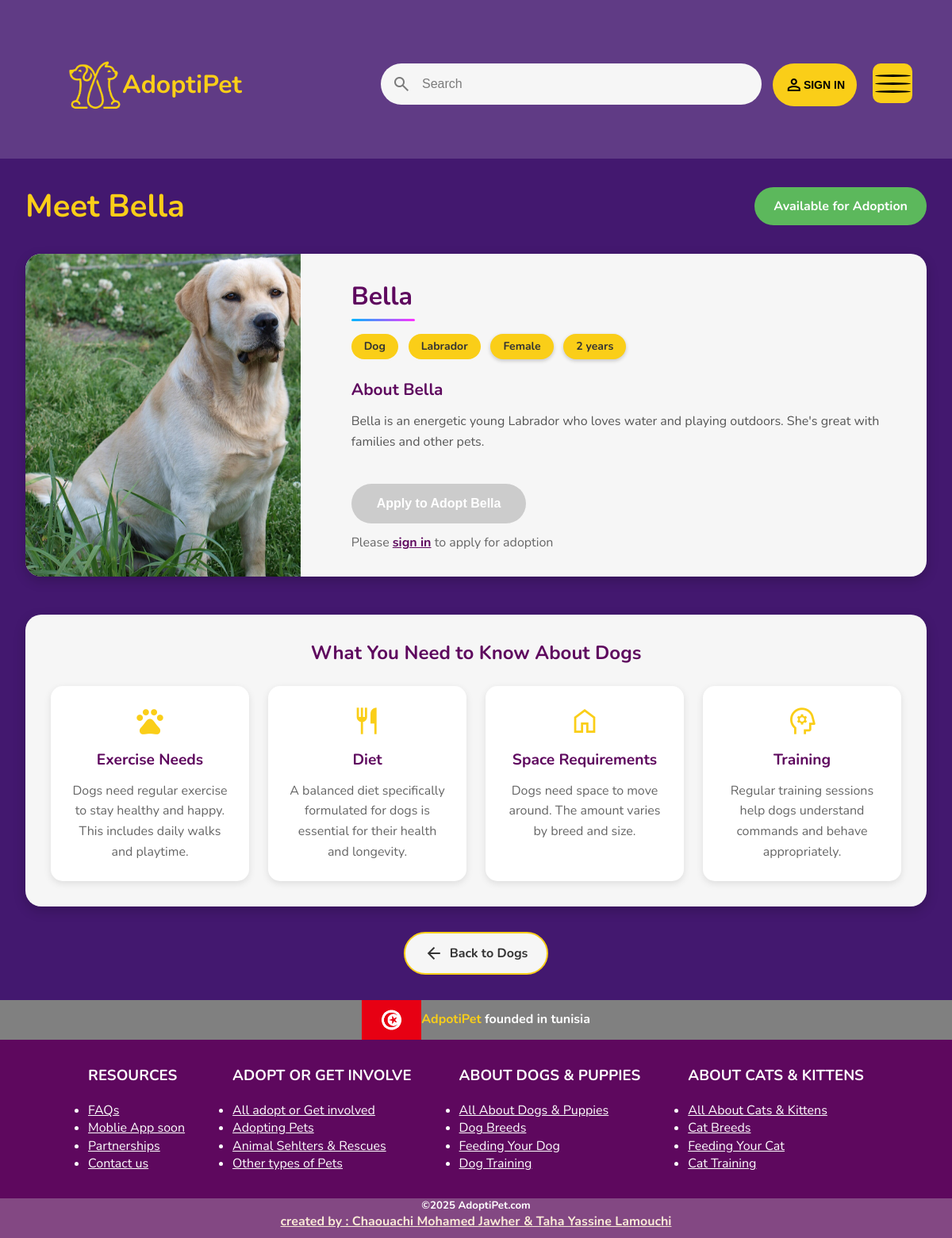
The app's page /petInfo.php?id=83 with its own data.
### tables this page shows
CREATE TABLE `pets` (
  `id` int NOT NULL AUTO_INCREMENT,
  `name` varchar(50) NOT NULL,
  `type` varchar(50) NOT NULL,
  `breed` varchar(50) DEFAULT NULL,
  `age` int DEFAULT NULL,
  `gender` varchar(10) DEFAULT NULL,
  `description` text,
  `image_path` varchar(255) DEFAULT NULL,
  `is_adopted` tinyint(1) DEFAULT '0',
  PRIMARY KEY (`id`)
);

### html/petInfo.php (the view, shortened to what this page needs)
<!DOCTYPE html>
<html lang="en">
<head>
    <link rel="stylesheet" href="../css/style.css">
    <link rel="stylesheet" href="../css/pets.css">
    <link rel="stylesheet" href="../css/petInfo.css">
</head>
<body>
    <header>
        <section>
        <div class="sign-in">
            <?php if (isset($_SESSION["id"])): ?>
                <a class="greeting" href="../php/logout.php">Hello, <?php echo htmlspecialchars($_SESSION["username"]); ?>!</a>
            <?php else: ?>
                <span class="person material-symbols-outlined">person</span>
                <button class="sign-in-btn" id="lgin">SIGN IN</button>
            <?php endif; ?>
        </div>
            <div class="logo">
                <img class="logo-pic" src="../img/logo-nobg.png" >
                <h1 class="txt">AdoptiPet</h1>
            </div>
            <form>
            <div class="search">
                <span class="search-icon material-symbols-outlined">search</span>
                <input class="search-input" type="search" placeholder="Search">
            </div>
            </form>
            <div class="menu-wrap">
                <div class="hamburger">
                    <div></div>
                </div>
            </div>
        </section>
    </header>
    <?php
    include '../php/dbConnection.php';
    $pet_id = intval($_GET['id']);
    $sql = "SELECT * FROM pets WHERE id = ?";
    $stmt = $conn->prepare($sql);
    $stmt->bind_param("i", $pet_id);
    $stmt->execute();
    $result = $stmt->get_result();
    if ($result->num_rows > 0) {
        $pet = $result->fetch_assoc();
        $is_adopted = $pet['is_adopted'];
        $has_applied = false;
        $name = htmlspecialchars($pet['name']);
        $type = htmlspecialchars($pet['type']);
        $breed = htmlspecialchars($pet['breed']);
        $age = htmlspecialchars($pet['age']);
        $gender = htmlspecialchars($pet['gender']);
        $description = htmlspecialchars($pet['description']);
        $image_path = !empty($pet['image_path']) ? $pet['image_path'] : '../img/pet-placeholder.jpg';
        $age_suffix = $age == 1 ? "year" : "years";
        ?>
        <main class="pet-details-container">
            <div class="pet-details-header">
                <h1>Meet <?php echo $name; ?></h1>
                <div class="pet-status <?php echo $is_adopted ? 'status-adopted' : 'status-available'; ?>">
                    <?php echo $is_adopted ? 'Adopted' : 'Available for Adoption'; ?>
                </div>
            </div>
            <div class="pet-profile">
                <div class="pet-image-gallery">
                    <img src="<?php echo $image_path; ?>" alt="<?php echo $name; ?>" class="main-image">
                </div>
                <div class="pet-info-card">
                    <div class="pet-basic-info">
                        <h2><?php echo $name; ?></h2>
                        <div class="pet-tags">
                            <span class="pet-tag pet-type"><?php echo ucfirst($type); ?></span>
                            <span class="pet-tag pet-breed"><?php echo $breed; ?></span>
                            <span class="pet-tag pet-gender"><?php echo ucfirst($gender); ?></span>
                            <span class="pet-tag pet-age"><?php echo "$age $age_suffix"; ?></span>
                        </div>
                    </div>
                    <div class="pet-description">
                        <h3>About <?php echo $name; ?></h3>
                        <p><?php echo $description; ?></p>
                    </div>
                    <div class="adoption-section">
                        <?php if ($is_adopted): ?>
                            <div class="adopted-message">
                                <span class="material-symbols-outlined">favorite</span>
                                <p><?php echo $name; ?> has already found a forever home!</p>
                            </div>
                        <?php else: ?>
                            <div class="login-required">
                                <button class="apply-btn disabled">Apply to Adopt <?php echo $name; ?></button>
                                <p class="login-message">Please <a href="login.html">sign in</a> to apply for adoption</p>
                            </div>
                        <?php endif; ?>
                    </div>
                </div>
            </div>
            <div class="pet-additional-info">
                <h3>What You Need to Know About <?php echo ucfirst($type); ?>s</h3>
                <?php if (strtolower($type) == 'dog'): ?>
                <div class="info-section">
                    <div class="info-item">
                        <span class="material-symbols-outlined">pets</span>
                        <h4>Exercise Needs</h4>
                        <p>Dogs need regular exercise to stay healthy and happy. This includes daily walks and playtime.</p>
                    </div>
                    <div class="info-item">
                        <span class="material-symbols-outlined">restaurant</span>
                        <h4>Diet</h4>
                        <p>A balanced diet specifically formulated for dogs is essential for their health and longevity.</p>
                    </div>
                    <div class="info-item">
                        <span class="material-symbols-outlined">home</span>
                        <h4>Space Requirements</h4>
                        <p>Dogs need space to move around. The amount varies by breed and size.</p>
                    </div>
                    <div class="info-item">
                        <span class="material-symbols-outlined">psychology</span>
                        <h4>Training</h4>
                        <p>Regular training sessions help dogs understand commands and behave appropriately.</p>
                    </div>
                </div>
                <?php endif; ?>
            </div>
            <div class="back-to-pets">
                <a href="pets.php?type=<?php echo strtolower($type); ?>" class="back-btn">
                    <span class="material-symbols-outlined">arrow_back</span>
                    Back to <?php echo ucfirst($type); ?>s
                </a>
            </div>
        </main>
        <?php
    } else {
        echo "<div class='error-message'>Pet not found. <a href='pets.php'>Browse available pets</a></div>";
    }
    ?>
    <footer>
        <div class="tunisia">
            <img src="../img/tunisia.webp" alt="">
            <h4><span>AdpotiPet</span> founded in tunisia</h4>
        </div>
        <div class="fin">
            <div class="pp">
                <h3>RESOURCES</h3>
                <ul>
                    <li><a href="">FAQs</a></li>
                    <li><a href="">Moblie App soon</a></li>
                    <li><a href="">Partnerships</a></li>
                    <li><a href="">Contact us</a></li>
                </ul>
            </div>
            <div class="pp">
                <h3>ADOPT OR GET INVOLVE</h3>
                <ul>
                    <li><a href="">All adopt or Get involved</a></li>
                    <li><a href="">Adopting Pets</a></li>
                    <li><a href="">Animal Sehlters & Rescues</a></li>
                    <li><a href="">Other types of Pets</a></li>
                </ul>
            </div>
            <div class="pp">
                <h3>ABOUT DOGS & PUPPIES</h3>
                <ul>
                    <li><a href="">All About Dogs & Puppies</a></li>
                    <li><a href="">Dog Breeds</a></li>
                    <li><a href="">Feeding Your Dog</a></li>
                    <li><a href="">Dog Training</a></li>
                </ul>
            </div>
            <div class="pp">
                <h3>ABOUT CATS & KITTENS</h3>
                <ul>
                    <li><a href="">All About Cats & Kittens </a></li>
                    <li><a href="">Cat Breeds</a></li>
                    <li><a href="">Feeding Your Cat</a></li>
                    <li><a href="">Cat Training</a></li>
                </ul>
            </div>
        </div>
        <div class="last">
            <h5>©2025 AdoptiPet.com</h5>
            <h4>created by : Chaouachi Mohamed Jawher & Taha Yassine Lamouchi</h4>
        </div>
    </footer>
</body>
</html>

### css/style.css (style rules this page uses)
:root { --primarycolor:rgba(230, 227, 233, 0.818); --padding:14px; --taille:14px; --asfer:#face18; --asfer-ghama9: rgba(250, 206, 24, 0.8); }
* { box-sizing: border-box; padding: 0; margin: 0; }
body { font-family: 'nunito' ,sans-serif; line-height: 1.4; background-color: rgba(62, 16, 107, 0.818); }
header { height: 200px; position: relative; }
h1 { text-transform: capitalize; }
.sign-in { right: 10vw; top: 10vh; position: absolute; display: flex; width: max-content; background-color: var(--asfer); padding: 15px; border-radius: 50px; cursor: pointer; transition: transform 0.3s ease, box-shadow 0.3s ease; }
.sign-in-btn { background-color: var(--asfer); border: none; outline: none; font-size:var(--taille) ; font-weight: bold; cursor: pointer; }
.search { position: absolute; top: 10vh; right: 20vw; width: 40vw; display: flex; align-items: center; padding: var(--padding); border-radius: 28px; background-color: #f6f6f6; transition: background 0.25s, box-shadow 0.25s; }
.search-input { width: 90%; font-size: 16px; color: #333333; margin-left: var(--padding); border: none; outline: none; background: transparent; }
.search-input::placeholder,.search-icon { color: rgba(0,0,0,0.5); }
.logo { position: absolute; display: flex; left: 7vw; top: 9vh; }
.logo-pic { width: 70px; height: 70px; top: 0; }
.logo h1 { color: #face18; align-items: center; justify-content: center; display: flex; font-weight: bold; font-size: 2em; }
.menu-wrap { position: fixed; left: 0; right: 0; z-index: 4; }
.hamburger { z-index: 4; position: absolute; top: 10vh; right: 50px; width: 50px; height: 50px; background-color: var(--asfer); display: flex; border-radius: 20%; align-items: center; justify-content: center; }
.hamburger > div { position: relative; width: 90%; height: 3px; background-color: black; transition: all 0.4s ease; border-radius: 50%; }
.hamburger > div::before, .hamburger > div::after { content: ''; position: absolute; width: 100%; height: 3px; top: -10px; background-color: black; border-radius: 50%; }
.hamburger > div::after { top: 10px; }
.logo .txt { cursor: pointer; }
footer { background-color: rgb(94, 8, 94); position: relative; }
.tunisia { height: 50px; background-color: gray; display: flex; justify-content: center; align-items: center; }
.tunisia img { height: 50px; }
.tunisia span { color: var(--asfer); }
.tunisia h4 { color: white; }
.fin { height: 200px; display: flex; justify-content: center; align-items: center; }
.pp { margin: 30px; color: white; }
.pp h3 { margin-bottom: 20px; }
.pp a { color: white; }
.last { position: relative; display: flex; height: 50px; background-color: rgb(131, 72, 131); align-items: center; flex-direction: column; }
.last h5 { color: white; }
.last h4 { color: antiquewhite; text-decoration: underline; }

### css/pets.css (style rules this page uses)
.pet-gender, .pet-age { background-color: var(--asfer); padding: 0.4rem 1rem; border-radius: 50px; font-size: 0.875rem; font-weight: bold; color: #333; box-shadow: 0 2px 5px rgba(0, 0, 0, 0.2); }

### records on screen
pets: name "Bella", image_path (picture), type "Dog", breed "Labrador", gender "Female", age "2", age "years", description "Bella is an energetic young Labrador who loves water and playing outdoors. She's great with families and other pets."
